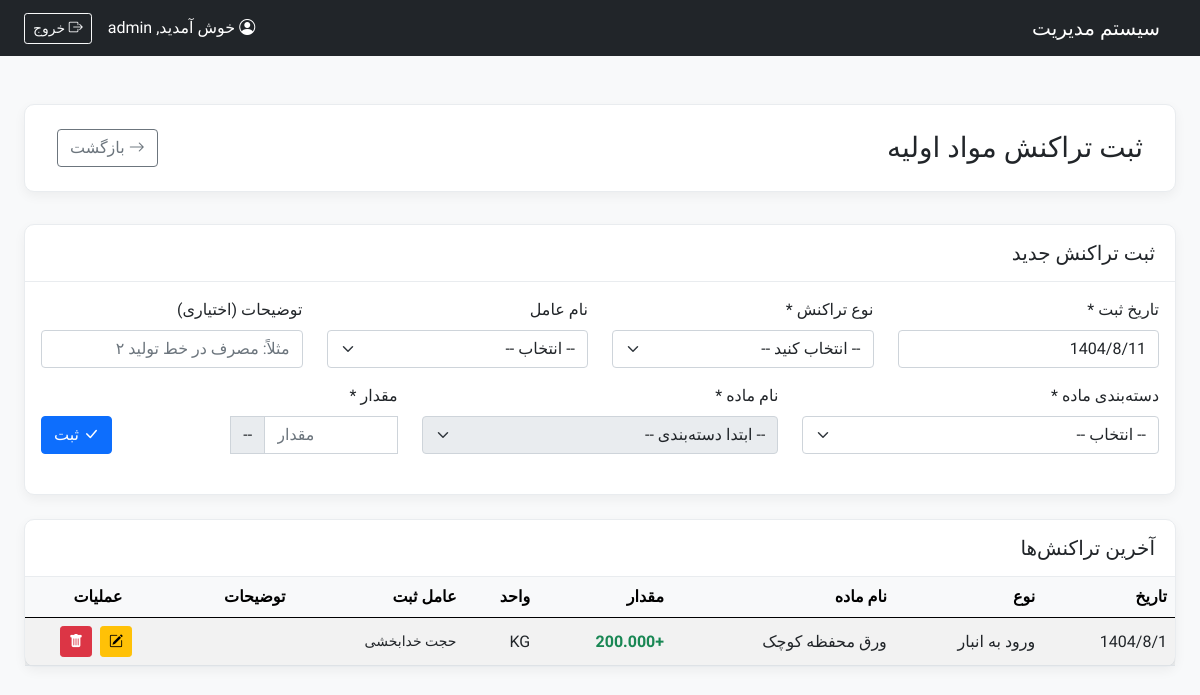
Screenshot of /modules/Warehouse/raw_transactions.php (signed in) with the database file from the repository.
### tables this page shows
CREATE TABLE `tbl_raw_transactions` (
  `TransactionID` bigint(20) NOT NULL,
  `TransactionDate` datetime NOT NULL DEFAULT current_timestamp(),
  `ItemID` int(11) NOT NULL,
  `TransactionTypeID` int(11) NOT NULL COMMENT 'FK به جدول انواع تراکنش (ورود، خروج، کسر، اضافه)',
  `Quantity` decimal(10,3) NOT NULL COMMENT 'مقدار (مثبت برای ورود/اضافه، منفی برای خروج/کسر)',
  `OperatorEmployeeID` int(11) DEFAULT NULL COMMENT 'FK به جدول کارمندان (عامل)',
  `Description` text DEFAULT NULL COMMENT 'توضیحات (مثلاً برای انبارگردانی)'
);

CREATE TABLE `tbl_transaction_types` (
  `TypeID` int(11) NOT NULL,
  `TypeName` varchar(100) NOT NULL,
  `StockEffect` smallint(6) NOT NULL DEFAULT 0 COMMENT '1 برای افزایش, -1 برای کاهش, 0 بی‌اثر'
);

CREATE TABLE `tbl_raw_items` (
  `ItemID` int(11) NOT NULL,
  `ItemName` varchar(255) NOT NULL,
  `CategoryID` int(11) NOT NULL,
  `UnitID` int(11) NOT NULL COMMENT 'FK به جدول واحدهای اندازه‌گیری (tbl_units)',
  `SafetyStock` decimal(10,3) DEFAULT NULL COMMENT 'موجودی اطمینان (اختیاری)'
);

CREATE TABLE `tbl_units` (
  `UnitID` int(11) NOT NULL,
  `UnitName` varchar(50) NOT NULL,
  `Symbol` varchar(10) NOT NULL
);

CREATE TABLE `tbl_employees` (
  `EmployeeID` int(11) NOT NULL,
  `name` varchar(255) NOT NULL,
  `DepartmentID` int(11) DEFAULT NULL,
  `JobTitle` varchar(150) DEFAULT NULL,
  `HireDate` date DEFAULT NULL,
  `Status` enum('Active','Inactive') NOT NULL DEFAULT 'Active'
);

### config/functions.php (called while the page is built, shortened)
<?php
if (!function_exists('jdf_gregorian_to_jalali')) {
    require_once __DIR__ . '/../lib/jdf.php';
}
function to_jalali($gregorian_date) {
    $datetime_parts = explode(' ', $gregorian_date);
    $date_part = $datetime_parts[0];
    $parts = explode('-', $date_part);
    if (count($parts) === 3 && is_numeric($parts[0]) && is_numeric($parts[1]) && is_numeric($parts[2])) {
        list($g_y, $g_m, $g_d) = $parts;
         if ($g_y > 0) {
            return jdf_gregorian_to_jalali($g_y, $g_m, $g_d, '/');
        }
    }
    return '';
}
?>

### lib/jdf.php (called while the page is built, shortened)
<?php
function jdf_div($a,$b)
{
	return (int) ($a / $b);
}
function jdf_gregorian_to_jalali($g_y, $g_m, $g_d, $mod='')
{
	$g_days_in_month = array(31, 28, 31, 30, 31, 30, 31, 31, 30, 31, 30, 31);
	$j_days_in_month = array(31, 31, 31, 31, 31, 31, 30, 30, 30, 30, 30, 29);
	$gy = $g_y-1600;
	$gm = $g_m-1;
	$gd = $g_d-1;
	$g_day_no = 365*$gy+jdf_div($gy+3,4)-jdf_div($gy+99,100)+jdf_div($gy+399,400);
	for ($i=0; $i < $gm; ++$i)
		$g_day_no += $g_days_in_month[$i];
	$g_day_no += $gd;
	$j_day_no = $g_day_no-79;
	$j_np = jdf_div($j_day_no, 12053);
	$j_day_no = $j_day_no % 12053;
	$jy = 979+33*$j_np+4*jdf_div($j_day_no,1461);
	$j_day_no %= 1461;
	if ($j_day_no >= 366)
	{
		$jy += jdf_div($j_day_no-1, 365);
		$j_day_no = ($j_day_no-1)%365;
	}
	for ($i = 0; $i < 11 && $j_day_no >= $j_days_in_month[$i]; ++$i)
		$j_day_no -= $j_days_in_month[$i];
	$jm = $i+1;
	$jd = $j_day_no+1;
	return ($mod=='')?array($jy,$jm,$jd):$jy.$mod.$jm.$mod.$jd;
}
?>

### config/crud_helpers.php (called while the page is built, shortened)
<?php
function find_all(PDO $pdo, string $sql, array $params = []): array
{
    try {
        $stmt = $pdo->prepare($sql);
        $stmt->execute($params);
        return $stmt->fetchAll(PDO::FETCH_ASSOC);
    } catch (PDOException $e) {
        error_log("Error in find_all: " . $e->getMessage() . " | SQL: " . $sql . " | Params: " . print_r($params, true));
        return [];
    }
}
?>

### modules/Warehouse/raw_transactions.php (the view, shortened to what this page needs)
<?php
require_once __DIR__ . '/../../config/init.php';
$employees = find_all($pdo, "SELECT EmployeeID, name FROM tbl_employees ORDER BY name");
$quotedTypeNames = implode(',', array_map(function ($name) use ($pdo) { return $pdo->quote($name); }, ALLOWED_TYPE_NAMES));
$editMode = false;
$initial_log_date_jalali = $_SESSION['raw_transaction_date'] ?? to_jalali(date('Y-m-d'));
$current_page = isset($_GET['page']) && is_numeric($_GET['page']) ? (int)$_GET['page'] : 1;
$offset = ($current_page - 1) * RECORDS_PER_PAGE;
$history_query = "
    SELECT t.*, mi.ItemName, u.Symbol as UnitSymbol, tt.TypeName as TransactionTypeName, tt.StockEffect, op.name as OperatorName
    FROM tbl_raw_transactions t
    JOIN tbl_raw_items mi ON t.ItemID = mi.ItemID
    JOIN tbl_units u ON mi.UnitID = u.UnitID
    JOIN tbl_transaction_types tt ON t.TransactionTypeID = tt.TypeID
    LEFT JOIN tbl_employees op ON t.OperatorEmployeeID = op.EmployeeID
    WHERE tt.TypeName IN ($quotedTypeNames)
    ORDER BY t.TransactionDate DESC, t.TransactionID DESC
    LIMIT :limit OFFSET :offset
";
$history_stmt = $pdo->prepare($history_query);
$history_stmt->bindValue(':limit', RECORDS_PER_PAGE, PDO::PARAM_INT);
$history_stmt->bindValue(':offset', $offset, PDO::PARAM_INT);
$history_stmt->execute();
$recentTransactions = $history_stmt->fetchAll(PDO::FETCH_ASSOC);
$pageTitle = "ثبت تراکنش مواد اولیه";
include __DIR__ . '/../../templates/header.php';
?>
<div class="page-header d-flex justify-content-between align-items-center">
    <h1 class="h3 mb-0"><?php echo $pageTitle; ?></h1>
    <a href="raw_index.php" class="btn btn-outline-secondary"><i class="bi bi-arrow-right"></i> بازگشت</a>
</div>
<form id="transaction-form">
    <div class="card content-card mb-4">
        <div class="card-header d-flex justify-content-between align-items-center">
            <h5 class="mb-0"><?php echo $editMode ? 'ویرایش تراکنش' : 'ثبت تراکنش جدید'; ?></h5>
        </div>
        <div class="card-body">
            <div class="row">
                <div class="col-md-3 mb-3">
                    <label for="transaction_date" class="form-label">تاریخ ثبت *</label>
                    <input type="text" id="transaction_date" name="transaction_date" class="form-control persian-date persistent-input" data-session-key="raw_transaction_date"
                           value="<?php echo $initial_log_date_jalali; ?>" required>
                </div>
                 <div class="col-md-3 mb-3">
                    <label for="transaction_type_id" class="form-label">نوع تراکنش *</label>
                    <select id="transaction_type_id" name="transaction_type_id" class="form-select" required>
                        <option value="">-- انتخاب کنید --</option>
                    </select>
                </div>
                 <div class="col-md-3 mb-3">
                    <label for="operator_employee_id" class="form-label">نام عامل</label>
                    <select id="operator_employee_id" name="operator_employee_id" class="form-select">
                        <option value="">-- انتخاب --</option>
                    </select>
                </div>
                 <div class="col-md-3 mb-3">
                    <label for="description" class="form-label">توضیحات (اختیاری)</label>
                    <input type="text" id="description" name="description" class="form-control" placeholder="مثلاً: مصرف در خط تولید ۲">
                </div>
            </div>
            <div class="row align-items-end">
                 <div class="col-md-4 mb-3">
                     <label for="category_id" class="form-label">دسته‌بندی ماده *</label>
                     <select id="category_id" name="category_id" class="form-select" required>
                         <option value="">-- انتخاب --</option>
                     </select>
                 </div>
                 <div class="col-md-4 mb-3">
                      <label for="item_id" class="form-label">نام ماده *</label>
                      <select id="item_id" name="item_id" class="form-select" required disabled>
                         <option value="">-- ابتدا دسته‌بندی --</option>
                      </select>
                 </div>
                 <div class="col-md-2 mb-3">
                     <label for="quantity" class="form-label" id="quantity_label">مقدار *</label>
                     <div class="input-group">
                        <input type="number" step="0.01" id="quantity" name="quantity" class="form-control" placeholder="مقدار" required>
                        <span class="input-group-text" id="quantity-unit">--</span>
                     </div>
                 </div>
                 <div class="col-md-2 mb-3 text-end">
                     <button type="submit" id="submit-button" class="btn <?php echo $editMode ? 'btn-warning' : 'btn-primary'; ?>">
                         <i class="bi <?php echo $editMode ? 'bi-save' : 'bi-check-lg'; ?>"></i> <?php echo $editMode ? 'ذخیره تغییرات' : 'ثبت'; ?>
                     </button>
                 </div>
            </div>
        </div>
    </div>
</form>
<div class="card content-card mt-4">
    <div class="card-header"><h5 class="mb-0">آخرین تراکنش‌ها</h5></div>
    <div class="card-body p-0">
        <div class="table-responsive">
            <table class="table table-striped table-hover table-sm mb-0">
                <thead>
                    <tr>
                        <th class="p-2">تاریخ</th>
                        <th class="p-2">نوع</th>
                        <th class="p-2">نام ماده</th>
                        <th class="p-2">مقدار</th>
                        <th class="p-2">واحد</th>
                        <th class="p-2">عامل ثبت</th>
                        <th class="p-2">توضیحات</th>
                        <th class="p-2 text-center">عملیات</th>
                    </tr>
                </thead>
                <tbody id="history-tbody">
                    <?php if (empty($recentTransactions)): ?>
                        <tr><td colspan="8" class="text-center p-3 text-muted">هنوز رکوردی ثبت نشده است.</td></tr>
                    <?php else: ?>
                        <?php foreach($recentTransactions as $tx):
                             $quantity = (float)($tx['Quantity'] ?? 0);
                             $effect = (int)($tx['StockEffect'] ?? 0);
                             $displayQuantity = number_format(abs($quantity), 3);
                             $quantityClass = ($effect > 0) ? 'text-success' : (($effect < 0) ? 'text-danger' : '');
                             $quantityPrefix = ($effect < 0) ? '-' : '+';
                        ?>
                        <tr>
                            <td class="p-2"><?php echo to_jalali($tx['TransactionDate']); ?></td>
                            <td class="p-2"><?php echo htmlspecialchars($tx['TransactionTypeName']); ?></td>
                            <td class="p-2"><?php echo htmlspecialchars($tx['ItemName']); ?></td>
                            <td class="p-2 fw-bold <?php echo $quantityClass; ?>"><?php echo $quantityPrefix . $displayQuantity; ?></td>
                            <td class="p-2"><?php echo htmlspecialchars($tx['UnitSymbol']); ?></td>
                            <td class="p-2 small"><?php echo htmlspecialchars($tx['OperatorName'] ?? '-'); ?></td>
                            <td class="p-2 small"><?php echo htmlspecialchars($tx['Description'] ?? '-'); ?></td>
                            <td class="p-2 text-center text-nowrap">
                                <a href="?edit_id=<?php echo (int)$tx['TransactionID']; ?>&page=<?php echo $current_page; ?>" class="btn btn-warning btn-sm me-1" title="ویرایش">
                                    <i class="bi bi-pencil-square"></i>
                                </a>
                                <button type="button" class="btn btn-danger btn-sm delete-btn" data-tx-id="<?php echo (int)$tx['TransactionID']; ?>" data-bs-toggle="modal" data-bs-target="#deleteConfirmModal" title="حذف">
                                    <i class="bi bi-trash-fill"></i>
                                </button>
                            </td>
                        </tr>
                        <?php endforeach; ?>
                    <?php endif; ?>
                </tbody>
            </table>
        </div>
    </div>
</div>
<?php include __DIR__ . '/../../templates/footer.php'; ?>

### assets/css/style.css (style rules this page uses)
body { font-family: 'Vazirmatn', sans-serif; background-color: #f4f7f9; }
.page-header { background-color: #ffffff; padding: 1.5rem 2rem; border-radius: 10px; margin-bottom: 2rem; box-shadow: 0 4px 12px rgba(0,0,0,0.05); border: 1px solid #e9ecef; }
.content-card { border: 1px solid #e9ecef; border-radius: 10px; box-shadow: 0 4px 12px rgba(0,0,0,0.05); background-color: #ffffff; }
.content-card .card-header { background-color: transparent; border-bottom: 1px solid #e9ecef; font-weight: 600; font-size: 1.1rem; padding: 1rem 1.25rem; }
.table th { font-weight: 600; white-space: nowrap; background-color: #f8f9fa; }
.table td { vertical-align: middle; }

### rows the page displays
tbl_raw_transactions: TransactionDate "1404/8/1", TransactionTypeID.TypeName "ورود به انبار", ItemID.ItemName "ورق محفظه کوچک", TransactionTypeID.StockEffect "+", Quantity "200.000", tbl_units.Symbol "KG", OperatorEmployeeID.name "حجت خدابخشی"

### other values shown
$_SESSION['username'] "admin"
$pageTitle "ثبت تراکنش مواد اولیه"
